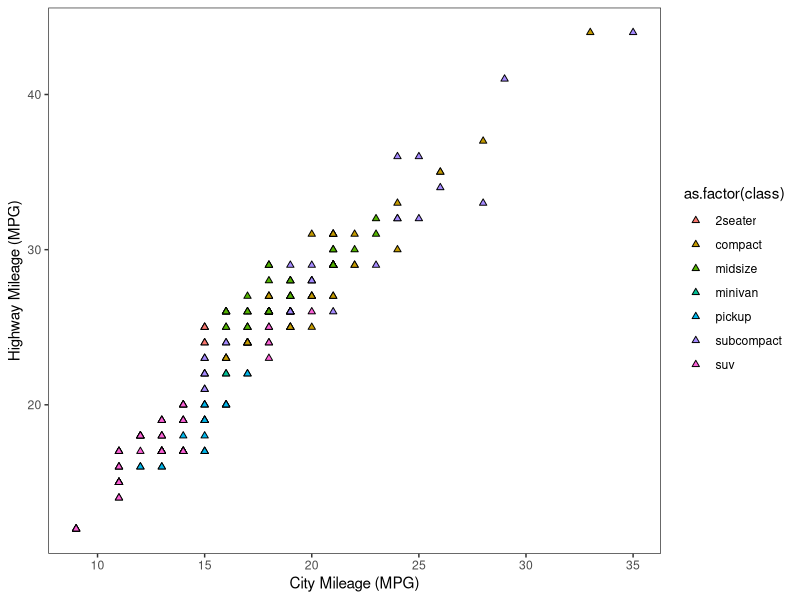
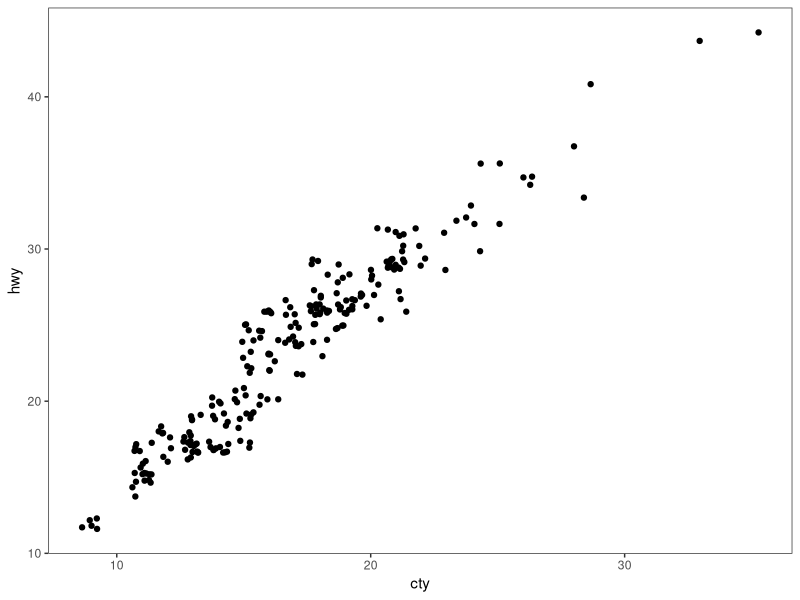
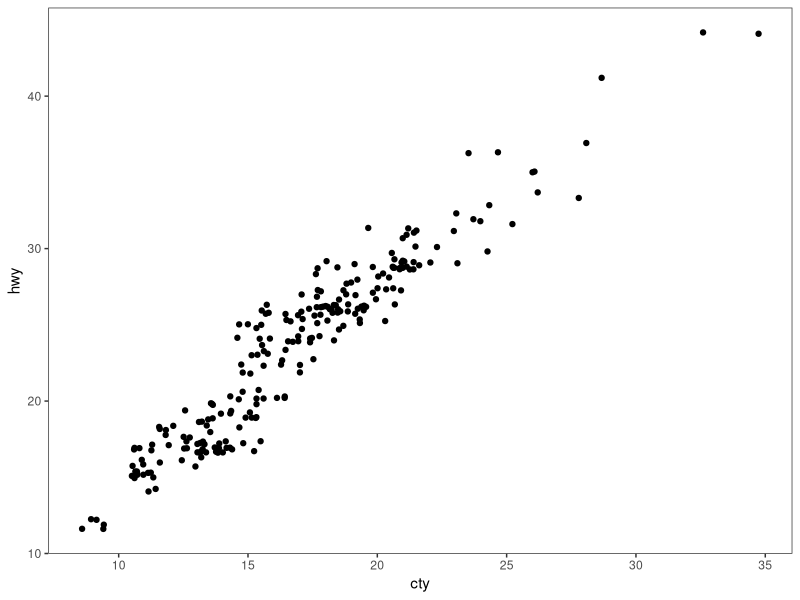
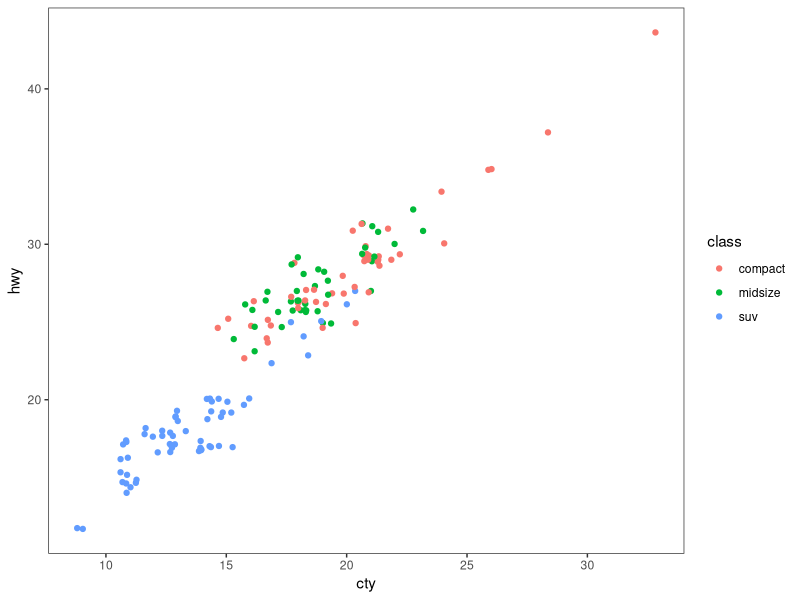
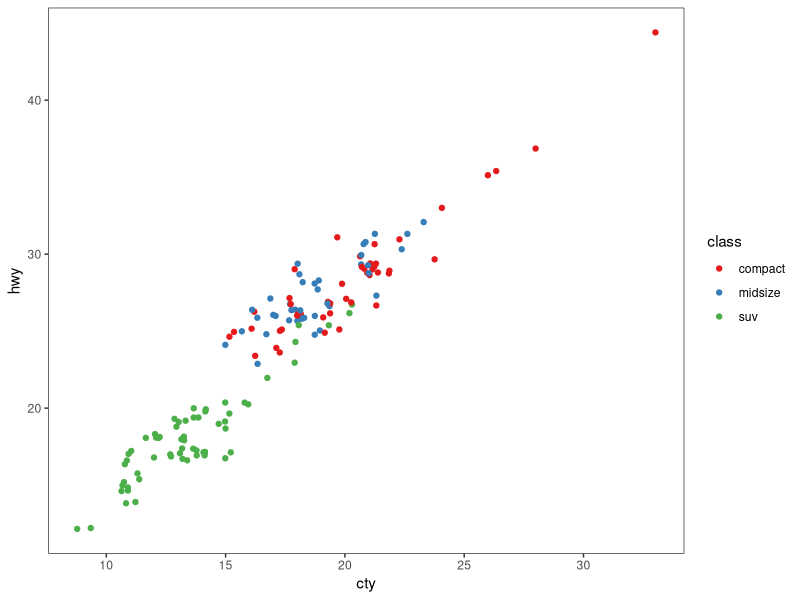
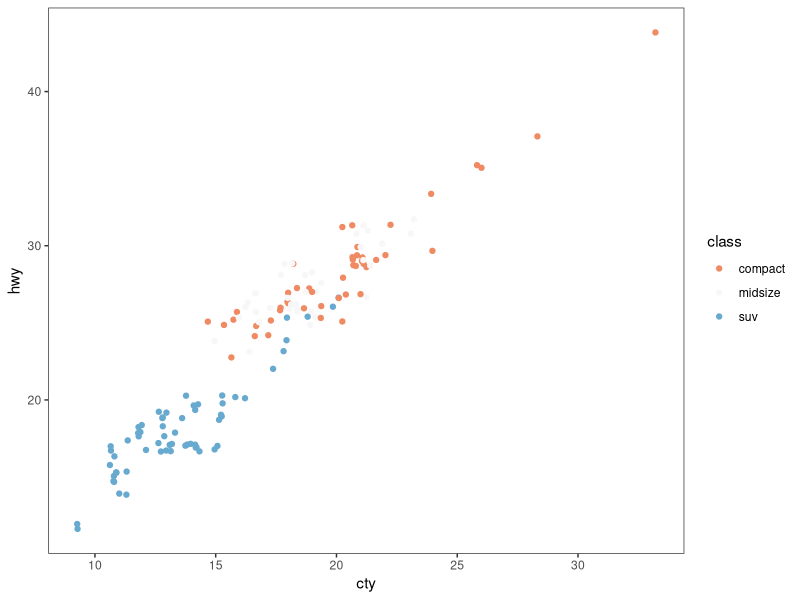
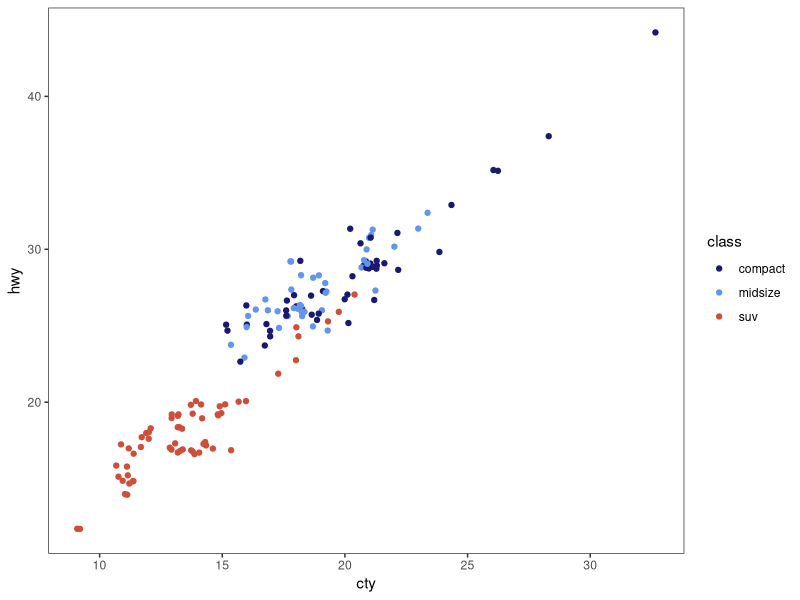
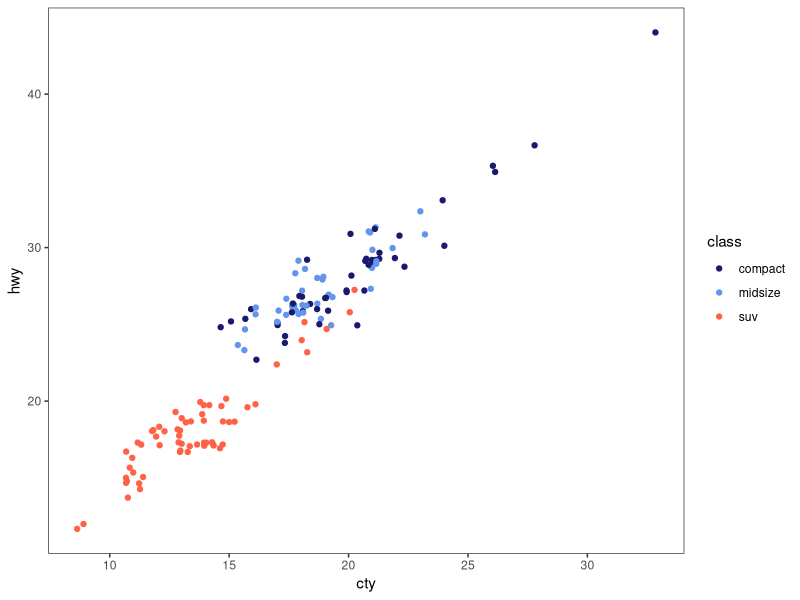

The R source for these figures, in order: (Note: this script raises an error after producing the figures.)
# ---------------------------------------------------------- #
#### MODULE 3: Plot even more data!                       ####               
# ---------------------------------------------------------- #

## OBJECTIVE:
# 1. To develop a "grammar of graphics".
# 2. To become comfortable using ggplot2 for exploratory data visualization.


# ---------------------------------------------------------- #
#### SET UP:                                              ####
# ---------------------------------------------------------- #
# REMINDER: In RStudio, open the Rproject for our course (UNCG_DataWrangling), 
# pull any changes from GitHub, and navigate to the branch you created for 
# yourself (just a single branch for the whole semester) in RStudio's Git tab.
# Open this week's assignment in this new branch to complete and submit on GitHub.
# Ideally, you'll commit your answers a bit at a time as you work through
# this assignment, rather than committing all at once at the end.

# Reminder of some helpful resources for graphing in R:
# ggplot Cookbook: http://www.cookbook-r.com/Graphs/
# Official ggplot2 Book: https://ggplot2-book.org/
# Themes in ggplot2: https://ggplot2-book.org/polishing.html#themes

# In ggplot2, aesthetic means “something you can see”. Each aesthetic is a
# mapping between a visual cue and a variable.
# Examples include:
# position (i.e., on the x and y axes)
# color (“outside” color)
# fill (“inside” color)
# shape (of points)
# line type
# size

# Each type of geometric object (geom) accepts only a subset of all aesthetics.
# Refer to the geom help pages to see what mappings each geom accepts. Aesthetic
# mappings are set with the aes() function.

# TASK: We will be using the ggplot2 package for graphing. Fortunately, ggplot2 
# is nested within the tidyverse package (along with many others).
# Start by writing code to load the tidyverse library.
# HINT: see the end of assignment #1 if you forgot how to load a package.

library(tidyverse)

# TASK: Write code below to set your theme to black and white and both your major
# AND minor gridlines to element_blank for all plots you'll be making today.
# HINT: Check back to last week's assignment section 1.9 for setting themes for
# all plots.

theme_set(theme_bw())

theme_update(panel.grid.major = element_blank(),
             panel.grid.minor = element_blank())


# ---------------------------------------------------------- #
#### 1.0 CORRELATION                                      ####
# ---------------------------------------------------------- #

# We learned how to make correlations last week, but it never hurts to get
# more practice! Let's start by using a data set built into ggplot2.
# The mpg dataset looks at the gas efficiency of different cars. Run the following
# code to load the data:
data(mpg, package = "ggplot2")

# TASK: Create a scatterplot (i.e., a dot plot) to relate city and highway mileage.
# Color the points by the class of car (class column) and label the x and y axis 
# to be more informative (City Mileage (MPG) vs Highway Mileage (MPG)).
# HINT: Refer back to last week's assignment or the ggplot help resources if you 
# forget how to make a scatterplot.

?plot()

ggplot(mpg, aes(x = cty, y = hwy)) + 
  geom_point(shape = 24, aes(fill = as.factor(class))) +
  xlab("City Mileage (MPG)") + 
  ylab("Highway Mileage (MPG)") 

# Looks alright, but the graph may be hiding some information...
# QUESTION: How many data points are in the mpg dataframe?

# 234 observations

# QUESTION: Approximately how many dots are in the graph you just made? How does
# that compare to the number of observations in the dataframe?

# I'm gonna say less than 100. Which is less than all the observations

# Try another correlation-focused geom that addresses this problem by running
# the following code:

ggplot(data=mpg, aes(x=cty, y=hwy)) + 
  geom_jitter()

# QUESTION: What happened when you created the plot with geom_jitter?

# The data points moved around a bit.

# QUESTION: Run the code to create a plot using geom_jitter a second time. Then run it
# again and again. What happens each time? Why is this happening?

# Points seem to be moving around their orginal point by a bit in a random direction each time it's run.

# TASK: The default in geom_jitter is to jitter (or slightly move) the points away
# from each other in both the x and y directions. Check the help file for geom_jitter
# and write code below to make a graph where you jitter points in only the x-dimension
# by 0.5.

?geom_jitter

ggplot(data=mpg, aes(x=cty, y=hwy)) + 
  geom_jitter(width = 0.5)

# ---------------------------------------------------------- #
#### 1.1 DETOUR! COLORS, COLORS, COLORS                   ####
# ---------------------------------------------------------- #

# Our world is so colorful, and our graphs can be too! But we want to be mindful
# of our color choices to not only be beautiful, but also informative and accessible.

# TASK: Create a new dataframe that filters our mpg data down to only information
# for car classes compact, midsize, and suv using an %in% statement. Name your 
# new dataframe mpgSubset.
# HINT: Refer back to the Transform assignment if you want help with %in% (or 
# try googling!)

mpgSubset <- mpg %>% mutate(class = ifelse(class %in% c("compact", "midsize", "suv"), class, NA)) %>% drop_na(class)


# ggplot has lots of nice (and some not so nice) built-in color palettes that we 
# can use to fill our bars with color. Try running the following code:

ggplot(data=mpgSubset, aes(x=cty, y=hwy, color=class)) +
  geom_jitter()

# The code above supplies us with ggplot's default color palette, which I find not
# so pleasing. Let's try to change this!

# We can add a statement specifying the scale of colors we would prefer. One way
# to do this is to use other pre-set palettes from ggplot. Run the code below to 
# ask ggplot to use the color brewer's palette called Set 1.

ggplot(data=mpgSubset, aes(x=cty, y=hwy, color=class)) +
  geom_jitter() +
  scale_color_brewer(palette="Set1")

# Alternatively, we could use the "RdBu" palette:

ggplot(data=mpgSubset, aes(x=cty, y=hwy, color=class)) +
  geom_jitter() +
  scale_color_brewer(palette="RdBu")

# QUESTION: Investigate the color brewer's range of palettes at this website: 
# https://r-graph-gallery.com/38-rcolorbrewers-palettes.html
# What do you notice about the colors chosen from each of the palettes that we
# used above? (i.e., does it use the first three colors in the palette? The last
# three? Some other combination?)

# Seems to have chosen at regular intervals throughout the pallete?


# We could also pick out EXACTLY which colors we want for our figure. 
# There are 4 main ways to specify colors in R:
### by name
### by number
### by Hex code
### with the rgb() function

# By Name: R allows you to call more than 600 colors by name! Run the following
# code to see a list:
colors()

# We can put in the colors we chose for each variable by adding the 
# scale_color_manual() function to our plot. Try it out by running the following
# code:

ggplot(data=mpgSubset, aes(x=cty, y=hwy, color=class)) +
  geom_jitter() +
  scale_color_manual(values=c('midnightblue', 'cornflowerblue', 'tomato3'))


# You can also chose colors by number, which are assigned in R.

# TASK: Copy and paste the code to make our scatterplot and replace the color names
# with three numbers of your choice (between 1 and 657). How does your new figure look?
# HINT: remember to remove the quotation marks when calling numbers.


# QUESTION: How do you think you could figure out which color name belongs to
# each color number?
# HINT: Try creating a dataframe from color() by passing it into the
# as.data.frame() function.

colorframe <- as.data.frame(colors())

# You can also chose colors by Hex code. A Hex color code is a 6-symbol code made
# of up to three 2-symbol elements (6 symbols in length all together). Each of 
# the 2-symbol elements represents a color value in the Red-Green-Blue (RGB) color
# scale from 0 to 255. Hex codes are written with a # in front of them. Let's try
# out calling our colors using hex code.

ggplot(data=mpgSubset, aes(x=cty, y=hwy, color=class)) +
  geom_jitter() +
  scale_color_manual(values=c('#191970', '#6495ED', '#FF6347'))

# There are two great things about hex codes. First, you can call ANY color you 
# want with a hex code. That is, you're not limited to the 657 colors that are
# in ggplot. By specifying the color by hex code, you can pick literally anything!

# TASK: Google the search term "color picker". This should bring up google's color
# picker (in addition to a billion other color picking websites). Use this color
# picker to generate the hex codes for three new colors of your choice. Then copy
# and paste the above code, replacing the hex codes with your color choices.

ggplot(data=mpgSubset, aes(x=cty, y=hwy, color=class)) +
  geom_jitter() +
  scale_color_manual(values=c('#7BAFD4', '#A61A32', '#0F2044'))


# The second great thing about hex codes is that you can control the transparency
# of your colors. Transparency is set in a hex code by adding two extra symbols
# to the end, which together make up the "alpha" element. Adding 00 to the end 
# of your hex code will make your color completely transparent, while adding FF 
# to the end will make it completely opaque. Any number/letters in-between will 
# result in partial transparency. You can find a complete list of transparencies
# between 0-100% here: https://gist.github.com/lopspower/03fb1cc0ac9f32ef38f4

# TASK: Try out transparency by copying and pasting your graph code below and
# adding the alpha element to the end of each of your hex codes to make your
# first color 0% transparent, your second color 50% transparent, and your third
# color 100% transparent.

ggplot(data=mpgSubset, aes(x=cty, y=hwy, color=class)) +
  geom_jitter() +
  scale_color_manual(values=c('#7BAFD400', '#A61A3280', '#0F2044FF'))


# QUESTION: What happened to the point that you set to 100% transparent?

# They became spectral :O

# Finally, we can set our colors using the rgb() function. This operates very
# similarly to the hex code, where you can pick exactly the color and transparency
# you want. Try it out by running the following code:

ggplot(data=mpgSubset, aes(x=cty, y=hwy, color=class)) +
  geom_jitter() +
  scale_color_manual(values=c(rgb(.10, .10, .44, 1), rgb(.39, .58, .93, 1), rgb(1.0, .39, .28, 1)))

# TASK: Modify the above code to make all of your points 50% transparent.

?rgb

ggplot(data=mpgSubset, aes(x=cty, y=hwy, color=class)) +
  geom_jitter() +
  scale_color_manual(values=c(rgb(.10, .10, .44, .5), rgb(.39, .58, .93, .5), rgb(1.0, .39, .28, .5)))



# There are so many inventive and artistic people in the world who have expanded
# the offerings for colors in ggplot. Check out some notable ones listed below
# when choosing colors for this assignment.
### Color-blind friendly palettes: https://github.com/JLSteenwyk/ggpubfigs
### Color palettes from vintage National Parks posters: https://github.com/katiejolly/nationalparkcolors
### Color palettes based on Wes Anderson movies: https://github.com/karthik/wesanderson
### Color palettes from famous Dutch paintings: https://github.com/EdwinTh/dutchmasters


# ---------------------------------------------------------- #
#### 1.2 DETOUR! LEGENDS                                  ####
# ---------------------------------------------------------- #

# When you specify colors in your ggplot code, R throws in a bonus legend for free!
# However, this legend is often not as clear or visually appealing as we might 
# prefer. But as with all geometric objects in ggplot, legends can be easily altered.

# Run the following code to create a scatter plot. Feel free to modify the colors
# as you prefer!

ggplot(data=mpgSubset, aes(x=cty, y=hwy, color=class)) +
  geom_jitter()

# QUESTION: Where did ggplot get the legend title and values from?

# Pulled from the aes function.

# We could change the title and values in our legend by altering the dataframe
# we are passing into ggplot. But that seems a bit drastic. Instead, we can 
# lean on the same code that specifies our color picks to alter the legend text.
# Try it out by running the following code:

ggplot(data=mpgSubset, aes(x=cty, y=hwy, color=class)) + 
  geom_jitter() + 
  scale_color_manual(values=c('#FCBA03', '#380754', '#496916'), #Change point colors
                     name='Class of Car', #Makes legend name 
                     breaks=c('suv', 'midsize', 'compact'), #Adds space between groups in legend?
                     labels=c('SUV', 'Midsize', 'Compact')) #Rename legend entries

?scale_color_manual

# TASK: Label each line of the code above with what it is doing.
# HINT: Check the scale_color_manual help file or ggplot Cookbook for more info.


# IMPORTANT: It is important to pay attention to the order you provide ggplot with 
# your color choices and legend labels! Try running the following code:

ggplot(data=mpgSubset, aes(x=cty, y=hwy, color=class)) + 
  geom_jitter() + 
  scale_color_manual(values=c('#FCBA03', '#380754', '#496916'), 
                     name='Class of Car', 
                     breaks=c('suv', 'midsize', 'compact'), 
                     labels=c('Compact', 'SUV', 'Midsize')) 


# QUESTION: What is wrong with the code above? Why is it so important to be
# careful with the order you pass information into ggplot?

# Labels are not in the same order as break. So the points are representing different groups.

# While changing the legend text and factor order takes place in the scale_color_manual
# step, moving the legend around on the graph page is part of the graph theme. We
# can try this out using the code below:

ggplot(data=mpgSubset, aes(x=cty, y=hwy, color=class)) + 
  geom_jitter() + 
  theme(legend.position='top')


# TASK: Modify the code above to have the legend display along the bottom of
# the figure.

ggplot(data=mpgSubset, aes(x=cty, y=hwy, color=class)) + 
  geom_jitter() + 
  theme(legend.position='bottom')

# We can also have the legend located within the area of the graph itself! We can 
# do this by specifying the coordinates for where the legend should go within the
# graph axes. First we set the legend position and then we set the anchoring 
# position by justifying the legend.
### bottom left: 0,0
### bottom right: 1,0
### top left: 0,1
### top right: 1,1

# Try it out by running the following code:

ggplot(data=mpgSubset, aes(x=cty, y=hwy, color=class)) + 
  geom_jitter() + 
  theme(legend.position=c(1,0), legend.justification=c(1,0))

# QUESTION: What happens if you don't include the code for legend justification
# above?

# The legend is off the graph

ggplot(data=mpgSubset, aes(x=cty, y=hwy, color=class)) + 
  geom_jitter() + 
  theme(legend.position=c(1,0))

# TASK: Copy and paste the code from above. Modify it to place the legend in the
# upper left part of the graph.

ggplot(data=mpgSubset, aes(x=cty, y=hwy, color=class)) + 
  geom_jitter() + 
  theme(legend.position=c(0,1), legend.justification=c(0,1))


# Finally, we might want to remove the legend altogether! We would do so by
# modifying the theme as well. 

# TASK: Check the ggplot cookbook to find the legends section. Read what it says 
# about removing the legend. Then copy and paste the graph code from above. Modify
# the code to remove the legend.

ggplot(data=mpgSubset, aes(x=cty, y=hwy, color=class)) + 
  geom_jitter() + 
  theme(legend.position="none")


# ---------------------------------------------------------- #
#### 2.0 DEVIATION                                        ####
# ---------------------------------------------------------- #

# Used to compare variation in values between small number of items (or categories) 
# with respect to a fixed reference.

# Whether the graphical type is a deviation graph or a composition graph (or a 
# ranking graph) may depend on the underlying data structure.

# We used geom_bar() last week with factor data to create a bar graph. But
# geom_bar() is a bit tricky because it can make EITHER a bar graph or a histogram
# depending on the data you give it. The default of geom_bar() is to set stat to 
# count so if you give it just a continuous x value, it will make a histogram. Try
# it with the following code:

ggplot(data=mpg, aes(x=hwy)) + 
  geom_bar()

# In order to have the geom create bars and not a histogram, you must:
# 1) Set stat = identity
# 2) Provide both an x and a y inside the aes(), where x is either a character 
# or factor and y is numeric.

# TASK: Create a dataframe of summary statistics for the mpg data, calculating the
# mean, standard deviation, and standard error for highway mpg grouping by class.
# Name the resulting dataframe highwayMPG and your new variables hwy_mean, hwy_sd,
# and hwy_se.
# HINT: Look back at the Transform assignment if you forget how to summarize the
# data. Also recall, standard error = 1.96*standard deviation.

highwayMPG <-  mpgSubset %>% group_by(class) %>% 
  summarize(across(.cols=c('hwy'), .fns=list(mean=mean, sd=sd), na.rm=T)) %>% 
  mutate(hwy_se = 1.96*hwy_sd)

# TASK: Create a bar graph showing the average highway MPG on the y-axis and 
# car class on the x-axis. Fill the bars by class. Add in error bar caps that are 20%
# the width pf the bars.
# HINT: Don't forget to change stat from the default in your geom_bar() statement!

ggplot(data= highwayMPG, aes(x=class, y = hwy_mean, fill = class)) + 
  geom_bar(stat = "identity") +
  geom_errorbar(aes(ymin= hwy_mean-hwy_se,
                    ymax= hwy_mean+hwy_se,
                    width=0.2))


# ---------------------------------------------------------- #
#### 2.1 DETOUR! COLORS AND LEGENDS, AGAIN                ####
# ---------------------------------------------------------- #

# Recall that some geometric elements require fills instead of (or sometimes in
# addition to) colors.

# TASK: Create a bar graph with the mpg summary stats with the following parameters:
# (1) Black bar outline
# (2) Bars filled with the color brewer palette "Dark2" using the scale_fill_manual
#     statement
# (3) No legend
# (4) Informative x- and y-axis labels. 

# HINT: Carefully consider whether your color and/or fill should go within an aes() 
# statement, the scale_fill_manual or scale_color_manual statements, or neither.
# If in doubt, try a bunch of ways until it looks how we want it. And consult 
# your helpful ggplot resources on the web.

?scale_color_manual
?scale_fill_manual

ggplot(highwayMPG, aes(x = class, y = hwy_mean, fill = class)) +
  geom_bar(stat = "identity", color = "black") +
  geom_errorbar(aes(ymin= hwy_mean-hwy_se,
                    ymax= hwy_mean+hwy_se,
                    width=0.2)) + 
  xlab("Car Class") +
  ylab("Mean Highway MPG") +
  scale_fill_brewer(palette = "Dark2")


# ---------------------------------------------------------- #
#### 2.2 DETOUR! AXIS MODIFICATIONS                       ####
# ---------------------------------------------------------- #

# Run the following code, feeling free to modify colors as you prefer:

ggplot(data=highwayMPG, aes(x=class, y=hwy_mean, fill=class)) +
  geom_bar(stat='identity') 

# QUESTION: Where is ggplot getting the x-axis tick labels from?

# The aes function for x = class

# Often our tick labels are not the best. We can modify them to be more informative
# or visually appealing by directly modifying the dataframe, but again this feels
# a bit extreme. Instead, we can directly modify the scale of the axis. For axes
# that deal with categories, we are setting the discrete scale. Try it out by
# running the following code:

ggplot(data=highwayMPG, aes(x=class, y=hwy_mean, fill=class)) +
  geom_bar(stat='identity') +
  scale_x_discrete(labels=c('sport', 'compact', 'midsize', 'minivan', 'pickup', 'subcompact', 'SUV'))

# We can also change the scale of the continuous axes, including how large they are
# and where the tick marks fall as follows:

ggplot(data=highwayMPG, aes(x=class, y=hwy_mean, fill=class)) +
  geom_bar(stat='identity') +
  scale_y_continuous(breaks=seq(0, 50, 10)) +
  coord_cartesian(ylim=c(0,50))

# QUESTION: Try running the code above without the coord_cartesian() statement. 
# What is surprising about the resulting graph? Based on this result, what do you
# think the coord_cartesian() statement does?

ggplot(data=highwayMPG, aes(x=class, y=hwy_mean, fill=class)) +
  geom_bar(stat='identity') +
  scale_y_continuous(breaks=seq(0, 50, 10)) 

# This sets the Y min and max for visualizing data

# We can also add a statement into the scale discrete or continuous statements
# to name our axes, rather than putting in a whole separate step of xlab() or ylab().
# Try it out with the following code:

ggplot(data=highwayMPG, aes(x=class, y=hwy_mean, fill=class)) +
  geom_bar(stat='identity') +
  scale_x_discrete(name='Class of Car') +
  scale_y_continuous(name='Mean Highway MPG')


# Finally, we can flip our axes easily in ggplot as follows:

ggplot(data=highwayMPG, aes(x=class, y=hwy_mean, fill=class)) +
  geom_bar(stat='identity') +
  coord_flip()


# TASK: Let's put it all together. Make a graph of the mpg summary stats with the
# following specifications:
# (1) color by class of car using a color scheme of your choice (not the default)
# (2) plot the class of car on the x-axis and the highway MPG on the y axis
# (3) include better names for the x- and y-axis titles
# (4) include better names for the car classes
# (5) set the scale of the highway mpg to run from 0 to 30 with breaks every 5 
# (6) flip your axes
# (7) remove the legend

ggplot(highwayMPG, aes(x = class, y = hwy_mean, fill = class)) +
  geom_bar(stat = "identity") +
  scale_y_continuous(breaks=seq(0, 30, 5)) +
  coord_cartesian(ylim=c(0,30)) +
  xlab("Car Class") + ylab("Mean Highway MPG") +
  scale_fill_brewer(palette = 2) +
  scale_x_discrete(labels=c('Compact', 'Midsize', 'SUV')) +
  coord_flip() +
  theme(legend.position = "none")

  

# ---------------------------------------------------------- #
#### 3.0 RANKING                                          ####
# ---------------------------------------------------------- #
# Used to compare the position or performance of multiple items with respect to 
# each other. Actual values matters somewhat less than the ranking.

# TASK: Create a dataframe of summary statistics for the mpg data, calculating the
# mean, standard deviation, and standard error for CITY mpg grouping by class.
# Name the resulting dataframe cityMPG and your new variables city_mean, city_sd,
# and city_se.
# HINT: Look back at the Transform assignment if you forget how to summarize the
# data. Also, standard error = 1.96*standard deviation.

cityMPG <-  mpgSubset %>% group_by(class) %>% 
  summarize(across(.cols=c('cty'), .fns=list(mean=mean, sd=sd), na.rm=T)) %>% 
  mutate(cty_se = 1.96*cty_sd)

# Now we want to plot our data in order from smallest to largest city MPG to get
# a ranking. To do so, we need to use the reorder() function to rearrange the data
# going into our x-axis.

ggplot(cityMPG, aes(x=reorder(class, cty_mean), y=cty_mean)) + 
  geom_bar(stat="identity")

# TASK: Recreate the above ranking figure to include the following:
# (1) class of car on the x-axis with informative axis and tick labels
# (2) MPG ordered from highest to lowest (hint: try google if you're unsure)
# (3) bars with dary grey outlines and filled by class with your favorite color scheme
# (4) error bars with end caps 30% the width of the bars
# (5) y-axis from 0 to 30 with tick marks every 5
# (6) no legend.

ggplot(cityMPG, aes(x = reorder(class, -cty_mean), y = cty_mean, fill = class)) +
  geom_bar(stat = "identity", color = "darkgray") +
  theme(legend.position = "none") +
  ylab("Mean City MPG") +
  xlab("Car Class") 

  
  

# ---------------------------------------------------------- #
#### 4.0 DISTRIBUTION                                     ####
# ---------------------------------------------------------- #
# When you have lots and lots of data points and want to study where and how the
# data points are distributed.


# Histograms can be accomplished with either geom_bar() or geom_histogram()
ggplot(mpg, aes(hwy)) + 
  geom_histogram()

# TASK: Recreate the graph above, but using geom_bar() instead

ggplot(mpg, aes(hwy)) + 
  geom_bar()


# TASK: Try making a histogram with the categorical variable 'manufacturer'.
# What error message do you get?

ggplot(mpg, aes(manufacturer)) + 
  geom_histogram()

#requires a continuous x aesthetic
# ✖ the x aesthetic is discrete.

# QUESTION: What happens when you follow the advice of the error message and 
# make stat='count'?

ggplot(mpg, aes(manufacturer)) + 
  geom_histogram(stat="count")


# TASK: Make a boxplot comparing the distribution of cty (city mileage) for
# each class of car.
# HINT: Look back to last week if you forget how to make a boxplot.

ggplot(mpg, aes(x = as.factor(class), y=cty)) + 
  geom_boxplot()

# We can also make a different type of distribution, a violin plot using the 
# geom_violin statement as follows:

ggplot(mpg, aes(x=class, y=cty)) + 
  geom_violin()

# QUESTION: What does a violin plot show? Check google if you're unsure.

# It was taught to me as sort of the "shape" of the data. It's basically a 
# boxplot but presents a geometric object that is wider where there are more
# data points and more narrow where there are less data points/

# ---------------------------------------------------------- #
#### 5.0 COMPOSITION                                      ####
# ---------------------------------------------------------- #
# Bar charts and pie charts are classic ways of showing composition of a dataset.

# TASK: Let's get some data for this task by determining the number of cars from 
# each car manufacturer in our mpg dataframe. We can do this as follows:

manufacturerFreq <- mpg %>% 
  group_by(manufacturer) %>% 
  summarize(frequency=length(manufacturer)) %>% 
  ungroup()

# TASK: Make a bar graph of the number of cars (frequency) by manufacturer using
# the dataframe we created above.

ggplot(manufacturerFreq, aes(x=manufacturer, y=frequency)) +
  geom_bar(stat="identity")

# We can switch the bar chart you created above into a pie chart simply by changing
# the coordinate system through a series of steps as follows:

ggplot(manufacturerFreq, aes(x=manufacturer, y=frequency)) +
  geom_bar(stat="identity") +
  coord_polar() 

ggplot(manufacturerFreq, aes(x=manufacturer, y=frequency, fill=manufacturer)) +
  geom_bar(stat="identity") +
  coord_polar()

ggplot(manufacturerFreq, aes(x="", y=frequency, fill=manufacturer)) +
  geom_bar(stat="identity", width=1) +
  coord_polar()

ggplot(manufacturerFreq, aes(x="", y=frequency, fill=manufacturer)) +
  geom_bar(stat="identity", width=1) +
  coord_polar(theta="y")

ggplot(manufacturerFreq, aes(x="", y=frequency, fill=manufacturer)) +
  geom_bar(stat="identity", width=1) +
  coord_polar(theta="y", start=0) +
  theme_void() +
  theme(legend.title = element_text(size = 12.5), 
        legend.text  = element_text(size = 8.5),
        legend.key.size = unit(.75, "lines"))

# TASK: Annotate the code below to describe what each line does:
ggplot(manufacturerFreq, aes(x="", y=frequency, fill=manufacturer)) +
  geom_bar(stat="identity", width=1) +
  coord_polar(theta="y", start=0) +
  theme_void() +
  theme(legend.title = element_text(size = 12.5), 
        legend.text  = element_text(size = 8.5),
        legend.key.size = unit(.75, "lines"))

# 681 call ggplot, assign what values to present and how to color them.
# 682 tell R its a bar plot and organize by identity (manufact. in this case)
# 684 change to a specific pie chart form
# 684 $ 685 set the theme and move the lengend to desired position.

# ---------------------------------------------------------- #
#### 6.0 CHANGE                                           ####
# ---------------------------------------------------------- #

# Time series are often best visualized with line graphs. Let's try this out
# with some new data:
data("economics")

# TASK: Use the economics dataset to plot the number of people who are unemployed
# over time (unemploy vs date). Make a scatterplot, then connect the points with 
# lines using geom_line().
# HINT: use ?economics to get more information about this dataset.

ggplot(economics, aes(x = date, y = unemploy)) + 
  geom_point(shape = 1) +
  geom_line() 

# ---------------------------------------------------------- #
#### GROUPS AND MAPS                                      ####
# ---------------------------------------------------------- #

# Let's save these for group project options, this assignment is really long!









# REMEMBER: Save and push your script when you're done with this assignment!
